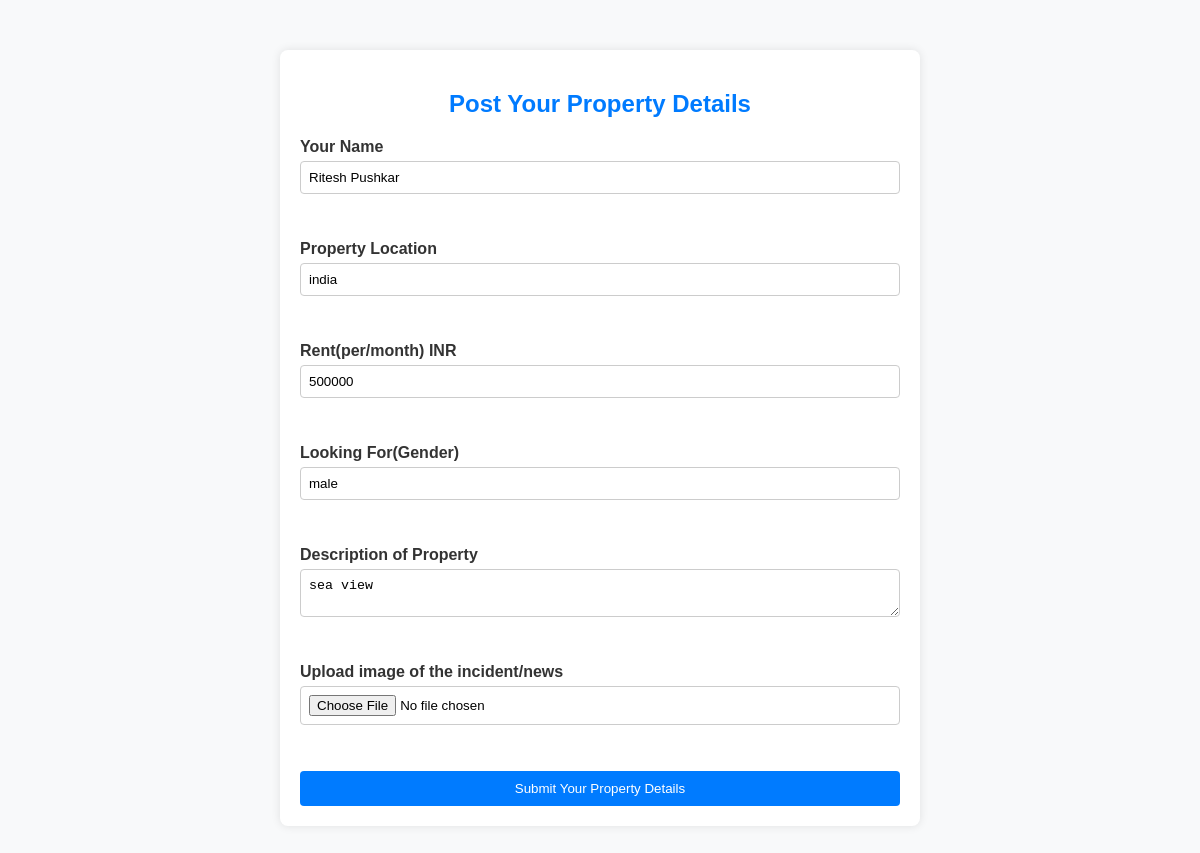
The page /2/ on the database as committed earlier.
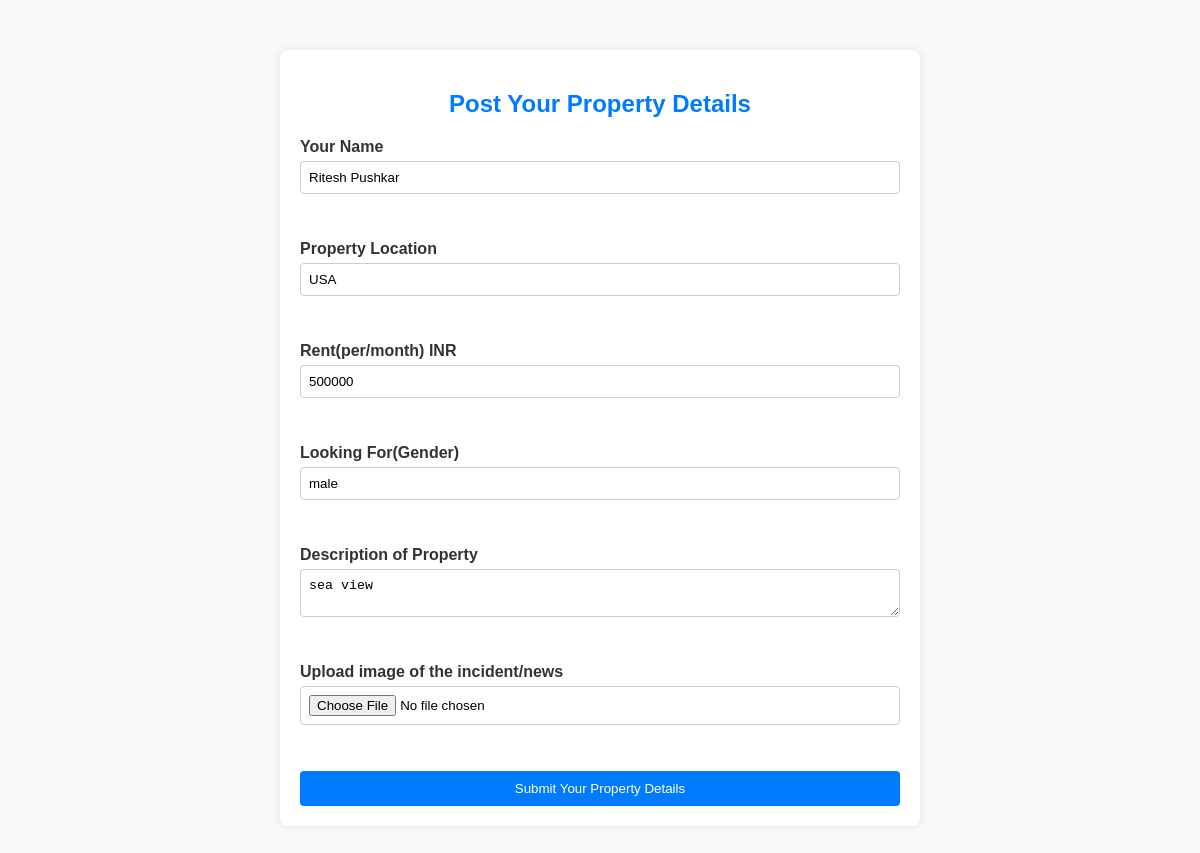
The same page on the database as committed later.
### properties/models.py (models this page shows)
class listing(models.Model) :
    GENDER_CHOICES = (
        ('male', 'Male'),
        ('female', 'Female'),
        ('any', 'Any')
    )
    name = models.CharField(max_length = 30)
    location = models.CharField(max_length = 60)
    rent = models.IntegerField()
    gender = models.CharField(max_length=6, choices=GENDER_CHOICES)
    description = models.CharField(max_length = 200)
    image = models.ImageField(upload_to="RiteMate_project\media\properties_images")

### user_dashboard/views.py (the view, shortened to what this page needs)
# urls.py: path('<int:id>/', edit, name='editdata'),
def edit(request, id) :
    data = listing.objects.filter(pk=id)  # filter jo hai wo saare matching objects le aayega (bas error nahi dega), thats why we'll use first object only (get method is better option BTW in this case)
    listing_object = data[0]  # Accessing the first (and only) object in the queryset
    name = listing_object.name
    location = listing_object.location
    rent = listing_object.rent
    gender = listing_object.gender
    description = listing_object.description
    image = listing_object.image
    return render(request, 'edit.html', {'name' : name, 'location' : location, 'rent' : rent, 'gender' : gender, 'description' : description, 'image' : image})

### user_dashboard/templates/edit.html (shortened to what this page needs)
<!DOCTYPE html>
<html lang="en">
<head>
</head>
<body>
    <div class="container">
        <h2>Post Your Property Details</h2>
        <form method="POST" enctype="multipart/form-data">
            <label for="name">Your Name</label>
            <input type="text" id="name" name="name" value="{{ name }}">
            <br><br>
            <label for="Location">Property Location</label>
            <input type="text" id="location" name="location" value="{{ location }}">
            <br><br>
            <label for="rent">Rent(per/month) INR</label>
            <input type="number" id="rent" name="rent" value="{{ rent }}">
            <br><br>
            <label for="gender">Looking For(Gender)</label>
            <input type="text" id="gender" name="gender" value="{{ gender }}">
            <br><br>
            <label for="description">Description of Property</label>
            <textarea id="description" name="description">{{ description }}</textarea>
            <br><br>
            <label for="image">Upload image of the incident/news</label>
            <input type="file" id="image" name="image" accept="image/*">
            <br><br>
            <button type="submit">Submit Your Property Details</button>
        </form>
    </div>
</body>
</html>

Rows that differ between the two databases and show on the page:
changed listing "Ritesh Pushkar": location "india" → "USA"
